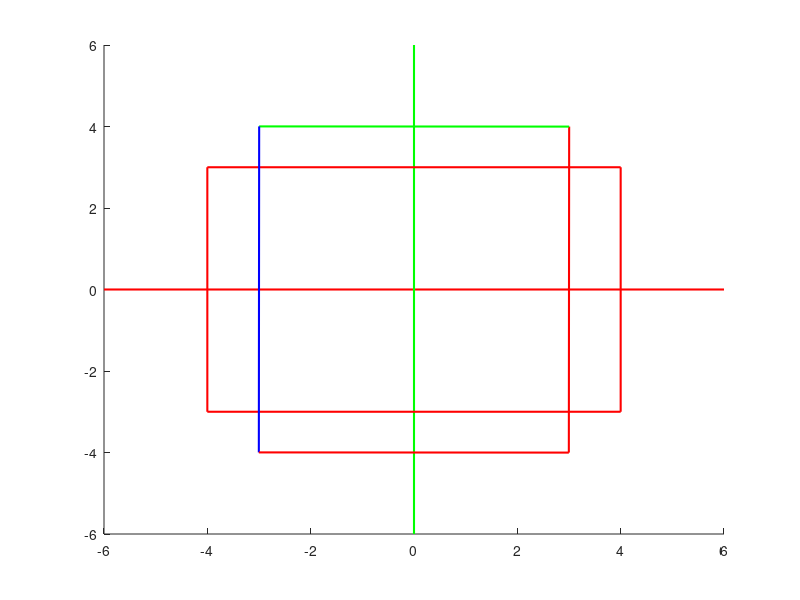

The MATLAB source for this figure:
close all
clc

angle_rad=deg2rad(90);

for t=0:0.01:angle_rad


clf
    
line([-6 6],[0 0],[0 0],'color',[1 0 0],'linewidth',1.5);% establece el eje x en rojo
line([0 0],[-6 6],[0 0],'color',[0 1 0],'linewidth',1.5);% establece el eje y en verde

p1=[-4 -3];
p2=[4 -3];
p3=[4 3];
p4=[-4 3];


    
line([p1(1) p2(1)],[p1(2) p2(2)],[0 0],'color',[1 0 0],'linewidth',1.5);
line([p2(1) p3(1)],[p2(2) p3(2)],[0 0],'color',[1 0 0],'linewidth',1.5);
line([p3(1) p4(1)],[p3(2) p4(2)],[0 0],'color',[1 0 0],'linewidth',1.5);
line([p4(1) p1(1)],[p4(2) p1(2)],[0 0],'color',[1 0 0],'linewidth',1.5);


Rz=[cos(t) -sin(t); sin(t) cos(t)];



p1r= Rz*p1';
p2r= Rz*p2';
p3r= Rz*p3';
p4r= Rz*p4';

line([p1r(1) p2r(1)],[p1r(2) p2r(2)],[0 0],'color',[1 0 0],'linewidth',1.5);
line([p2r(1) p3r(1)],[p2r(2) p3r(2)],[0 0],'color',[0 1 0],'linewidth',1.5);
line([p3r(1) p4r(1)],[p3r(2) p4r(2)],[0 0],'color',[0 0 1],'linewidth',1.5);
line([p4r(1) p1r(1)],[p4r(2) p1r(2)],[0 0],'color',[1 0 0],'linewidth',1.5);

pause(0.0001);

end
